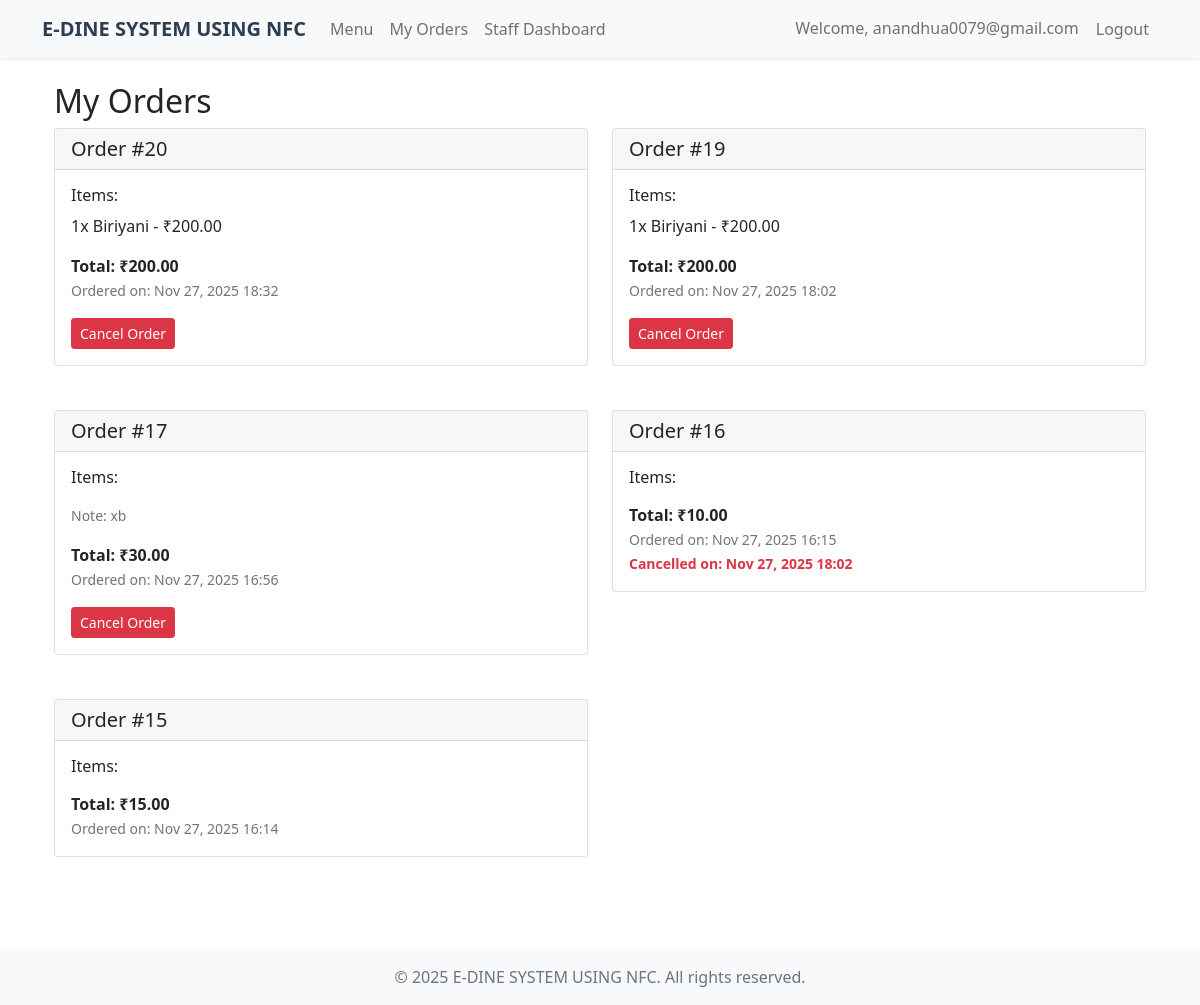
The page /api/orders/ (signed in) on the database its author committed.
### orders/models.py (models this page shows, shortened)
class Order(models.Model):
    STATUS_CHOICES = [
        ('PLACED', 'Placed'),
        ('PREPARING', 'Preparing'),
        ('READY', 'Ready'),
        ('COMPLETED', 'Completed'),
        ('CANCELLED', 'Cancelled'),
    ]
    user = models.ForeignKey(User, on_delete=models.CASCADE)
    created_at = models.DateTimeField(auto_now_add=True)
    updated_at = models.DateTimeField(auto_now=True)
    status = models.CharField(max_length=20, choices=STATUS_CHOICES, default='PLACED')
    special_instructions = models.TextField(blank=True)
    total_amount = models.DecimalField(max_digits=10, decimal_places=2, default=0)

class OrderItem(models.Model):
    order = models.ForeignKey(Order, related_name='items', on_delete=models.CASCADE)
    menu_item = models.ForeignKey('menu.MenuItem', on_delete=models.CASCADE)
    quantity = models.PositiveIntegerField()
    price = models.DecimalField(max_digits=10, decimal_places=2)

### menu/models.py (models this page shows, shortened)
class MenuItem(models.Model):
    name = models.CharField(max_length=100)
    description = models.TextField()
    price = models.DecimalField(max_digits=10, decimal_places=2)
    category = models.ForeignKey(Category, on_delete=models.CASCADE)
    image = models.ImageField(upload_to='menu_items/', blank=True, null=True)
    is_available = models.BooleanField(default=True)

### orders/views.py (the view)
# urls.py: path('orders/', views.OrderList.as_view(), name='order-list'),
class OrderList(LoginRequiredMixin, ListView):
    model = Order
    template_name = 'orders/order_list.html'
    context_object_name = 'orders'
    def get_queryset(self):
        return Order.objects.filter(user=self.request.user).order_by('-created_at')

### templates/orders/order_list.html (shortened to what this page needs)
{% extends 'base/base.html' %}
{% block content %}
<div class="container mt-4">
    <h2>My Orders</h2>
    <div class="row">
        {% for order in orders %}
        <div class="col-md-6 mb-4">
            <div class="card" data-order-id="{{ order.id }}">
                <div class="card-header d-flex justify-content-between align-items-center">
                    <h5 class="mb-0">Order #{{ order.id }}</h5>
                </div>
                <div class="card-body">
                    <h6>Items:</h6>
                    <ul class="list-unstyled">
                        {% for item in order.items.all %}
                        <li>{{ item.quantity }}x {{ item.menu_item.name }} - ₹{{ item.price }}</li>
                        {% endfor %}
                    </ul>
                    {% if order.special_instructions %}
                    <p class="text-muted"><small>Note: {{ order.special_instructions }}</small></p>
                    {% endif %}
                    <p class="mb-0"><strong>Total: ₹{{ order.total_amount }}</strong></p>
                    <p class="text-muted mb-0"><small>Ordered on: {{ order.created_at|date:"M d, Y H:i" }}</small></p>
                    {% if order.status == 'CANCELLED' %}
                    <p class="text-danger mb-0"><small><strong>Cancelled on: {{ order.updated_at|date:"M d, Y H:i" }}</strong></small></p>
                    {% endif %}
                    {% if order.status == 'PLACED' %}
                    <div class="mt-3">
                        <button class="btn btn-danger btn-sm cancel-order" data-order-id="{{ order.id }}">
                            Cancel Order
                        </button>
                    </div>
                    {% endif %}
                </div>
            </div>
        </div>
        {% endfor %}
    </div>
</div>
{% endblock %}

### templates/base/base.html (shortened to what this page needs)
<!DOCTYPE html>
<html lang="en">
<head>
    <link href="https://cdn.jsdelivr.net/npm/bootstrap@5.1.3/dist/css/bootstrap.min.css" rel="stylesheet">
</head>
<body>
    <nav class="navbar navbar-expand-lg navbar-light bg-light shadow-sm">
        <div class="container">
            <a class="navbar-brand" href="/">E-DINE SYSTEM USING NFC</a>
            <div class="collapse navbar-collapse" id="navbarNav">
                <ul class="navbar-nav me-auto">
                    <li class="nav-item">
                        <a class="nav-link" href="{% url 'menu-list' %}">Menu</a>
                    </li>
                    {% if user.is_authenticated %}
                    <li class="nav-item">
                        <a class="nav-link" href="{% url 'orders:order-list' %}">My Orders</a>
                    </li>
                    {% if user.is_staff %}
                    <li class="nav-item">
                        <a class="nav-link" href="{% url 'orders:staff-dashboard' %}">Staff Dashboard</a>
                    </li>
                    {% endif %}
                    {% endif %}
                </ul>
                <div class="navbar-nav">
                    {% if user.is_authenticated %}
                        <span class="nav-item nav-link">Welcome, {{ user.username }}</span>
                        <form method="post" action="{% url 'logout' %}" class="d-inline">
                            <button type="submit" class="btn btn-link nav-link">Logout</button>
                        </form>
                    {% else %}
                        <a class="nav-link" href="{% url 'login' %}">Login</a>
                    {% endif %}
                </div>
            </div>
        </div>
    </nav>
    <div class="container mt-4">
        {% block content %}
        {% endblock %}
    </div>
    <footer class="bg-light mt-5 py-3">
        <div class="container text-center">
            <p class="text-muted mb-0">© 2025 E-DINE SYSTEM USING NFC. All rights reserved.</p>
        </div>
    </footer>
</body>
</html>

### templates/base/base.html (style rules this page uses)
.navbar-brand { font-weight: bold; color: #2c3e50 !important; }
.card { transition: transform 0.2s; margin-bottom: 20px; }

### rows shown on the page
Order: id "20", total_amount "200.00", created_at "Nov 27, 2025 18:32"
OrderItem: quantity "1", menu_item.name "Biriyani", price "200.00"
Order: id "19", total_amount "200.00", created_at "Nov 27, 2025 18:02"
OrderItem: quantity "1", menu_item.name "Biriyani", price "200.00"
Order: id "17", special_instructions "xb", total_amount "30.00", created_at "Nov 27, 2025 16:56"
Order: id "16", total_amount "10.00", created_at "Nov 27, 2025 16:15", updated_at "Nov 27, 2025 18:02"
Order: id "15", total_amount "15.00", created_at "Nov 27, 2025 16:14"

### other values the page prints
{{ user.username }} "anandhua0079@gmail.com"
